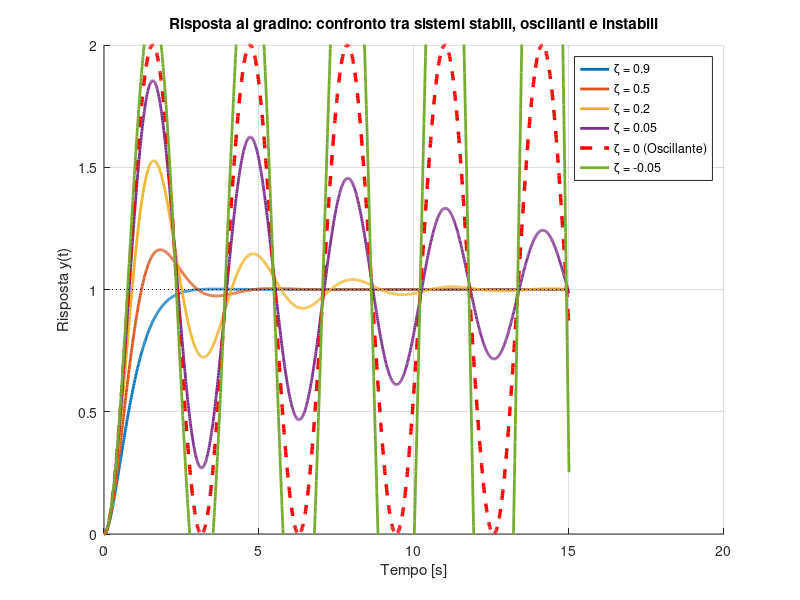

Here is the MATLAB script that generated this plot:
% Script per la risposta al gradino di un sistema del secondo ordine
clear; clc; close all;

% Parametri
wn = 2;                         % Pulsazione naturale
t = 0:0.01:15;                  % Tempo
zetas = [0.9, 0.5, 0.2, 0.05, 0, -0.05]; 

figure;
hold on; grid on;

for z = zetas
    % Definizione della funzione di trasferimento G(s)
    num = wn^2;
    den = [1, 2*z*wn, wn^2];
    sys = tf(num, den);
    
    % Calcolo della risposta al gradino unitario
    [y, t_out] = step(sys, t);
    
    % Assegnazione di uno stile diverso per evidenziare z=0
    if z == 0
        plot(t_out, y, 'r--', 'LineWidth', 2.5, 'DisplayName', '\zeta = 0 (Oscillante)');
    else
        plot(t_out, y, 'LineWidth', 2, 'DisplayName', ['\zeta = ', num2str(z)]);
    end
end

% Linea del valore di riferimento (gradino unitario)
line([0 15], [1 1], 'Color', 'k', 'LineStyle', ':', 'HandleVisibility', 'off');

% Formattazione
xlabel('Tempo [s]');
ylabel('Risposta y(t)');
title('Risposta al gradino: confronto tra sistemi stabili, oscillanti e instabili');
legend('Location', 'best');

% Limite Y tra 0 e 2
ylim([0 2]);
